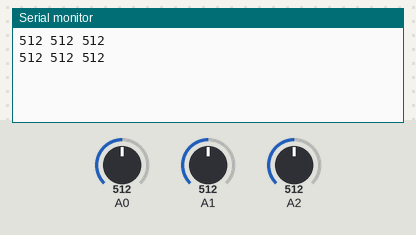
This sketch was run on a simulated Arduino Uno, built with avr-gcc and run on an emulated ATmega328P. Parts: the last lines printed to the serial monitor. The test bench sets the inputs (shaded band); at power-on: A0 = 512, A1 = 512, A2 = 512.

Above: at 1.8 s.
1.9 s: A0 set to 716
At 2.8 s:
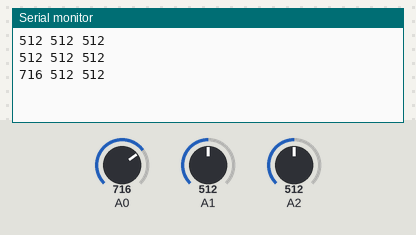
3.4 s: A1 set to 716
At 4.6 s:
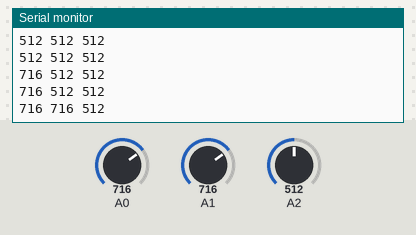
4.9 s: A2 set to 716
At 5.3 s:
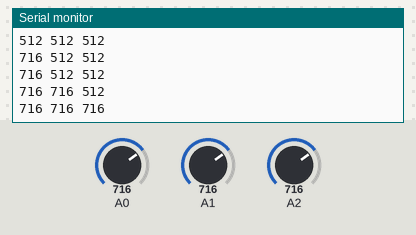
6.4 s: A0 set to 900
At 7.7 s:
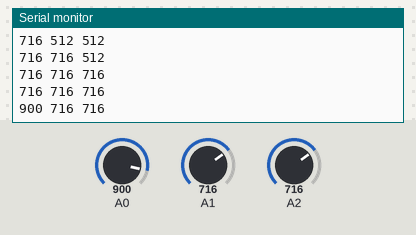
7.9 s: A1 set to 900
At 8.8 s:
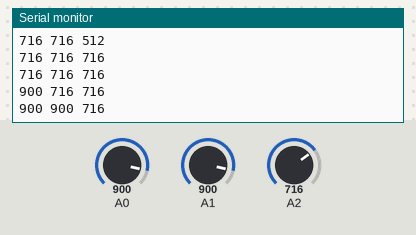
9.4 s: A2 set to 900
At 10.5 s:
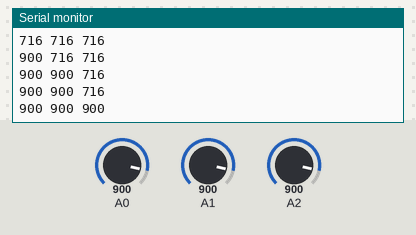
Timing chart, 0 to 11.9 s (numbered marks = the images above; inputs shaded):
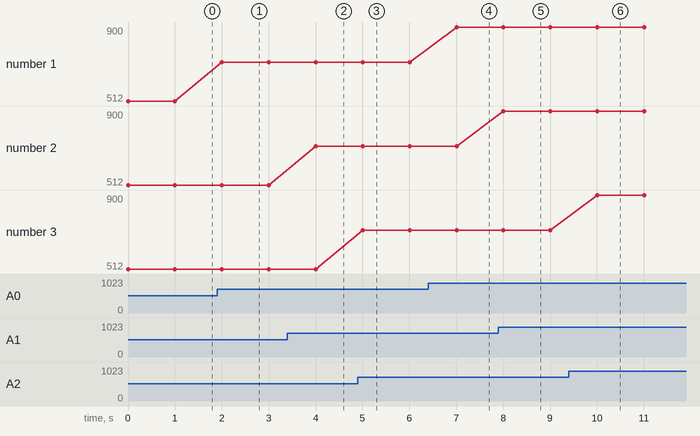

The sketch:

analogReadThreeSensors.ino
```cpp
void setup() {
  Serial.begin(9600);
}
void loop() {
  Serial.print(analogRead(A0));
  Serial.print(" ");
  Serial.print(analogRead(A1));
  Serial.print(" ");
  Serial.println(analogRead(A2));
  delay(1000);
}
```

Measured:
- after the input at 1.9 s, the serial monitor: prints a new line after 0.10 s (image 1)
- after the input at 3.4 s, the serial monitor: prints a new line after 0.60 s (image 2)
- after the input at 4.9 s, the serial monitor: prints a new line after 0.10 s (image 3)
- after the input at 6.4 s, the serial monitor: prints a new line after 0.61 s (image 4)
- after the input at 7.9 s, the serial monitor: prints a new line after 0.11 s (image 5)
- after the input at 9.4 s, the serial monitor: prints a new line after 0.61 s (image 6)
- plotted number 1: 512 → 716 after the input at 1.9 s, 716 → 900 after the input at 6.4 s
